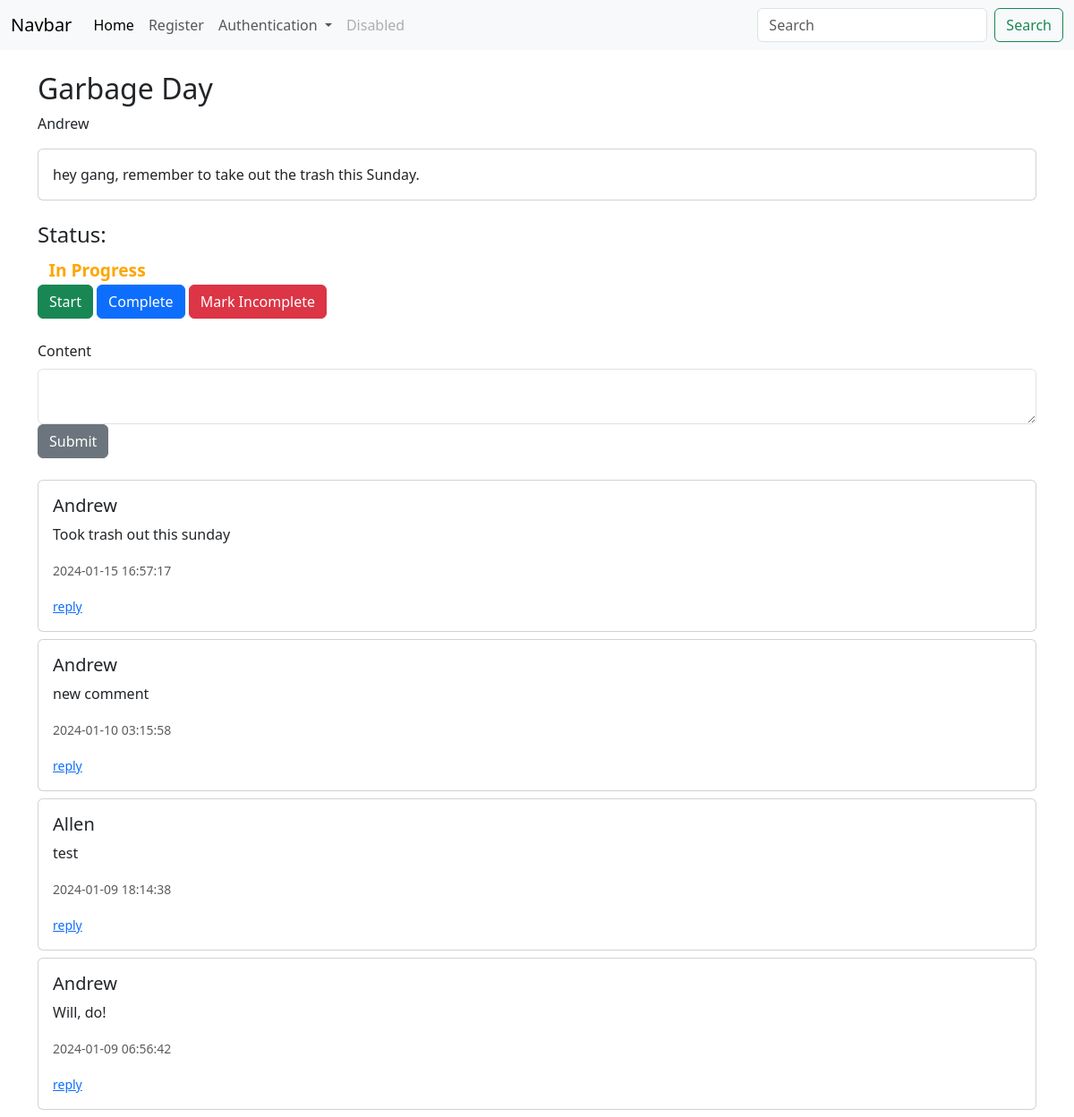
/group_task/2 (signed in), run on the app's committed database.
### app/models/models.py (models this page shows, shortened)
class GroupTasks(db.Model): # TODO reference other users, and each user can see their tasks
    id = db.Column(db.Integer, primary_key=True)
    poster_id = db.Column(db.Integer, db.ForeignKey('users.id'))
    title = db.Column(db.String(55))
    content = db.Column(db.Text)
    due_date = db.Column(db.DateTime, default=datetime.utcnow)
    date_posted = db.Column(db.DateTime, default=datetime.utcnow)
    status = db.Column(db.Integer, default = 0)
    tally = db.Column(db.Integer, default = 0)

class Users(db.Model, UserMixin):
    id = db.Column(db.Integer, primary_key=True)
    key = db.Column(db.String(20), nullable=False)
    username = db.Column(db.String(20), nullable=False, unique=True)
    name = db.Column(db.String(40), nullable=False)
    date_added = db.Column(db.DateTime, default=datetime.utcnow)
    password_hash = db.Column(db.String(128))
    @property
    def password(self):
        raise AttributeError('password is not a readable attribute!')

class GroupTasksComments(db.Model):
    id = db.Column(db.Integer, primary_key=True, autoincrement=True)
    task_id = db.Column(db.Integer, db.ForeignKey('group_tasks.id'))
    parent_id = db.Column(db.Integer, db.ForeignKey('group_tasks_comments.id'), nullable=True, default = 0) # null by default
    poster_id = db.Column(db.Integer, db.ForeignKey('users.id'))
    content = db.Column(db.String(1000), nullable=False)
    date_posted = db.Column(db.DateTime, default=datetime.utcnow)
    last_updated = db.Column(db.DateTime, default=datetime.utcnow)
    tally = db.Column(db.Integer, default = 0)

### app/dash/routes.py (the view, shortened to what this page needs)
@dash_bp.route("/group_task/<int:id>", methods=['GET', 'POST'])
@login_required
def group_task(id):
    comment_form = GroupTaskCommentForm()
    if comment_form.validate_on_submit():
        return paul.post_task_comment_and_redirect(comment_form, id)
    comments = paul.get_task_comments(id)
    task = paul.get_task(id)
    name = paul.get_poster_name(task.poster_id)
    comment_form.content.data = '' # not entirely neccessary, paul handles this
    return render_template("group_task.html", id=id, comments = comments, task = task, name=name, comment_form=comment_form, get_name = paul.get_poster_name)

### app/forms.py
class GroupTaskCommentForm(FlaskForm):
    content = CKEditorField('Content', validators=[DataRequired()])
    submit = SubmitField("Submit")

class SearchForm(FlaskForm):
    searched = StringField("Searched", validators=[DataRequired()])
    submit = SubmitField("Submit")

### app/DataInterface/group.py (called while the page is built)
    def get_task_comments(self, id):
        task = GroupTasks.query.get_or_404(id)
        comments = []
        get_comments = GroupTasksComments.query.filter_by(parent_id=0, task_id = id).order_by(GroupTasksComments.date_posted).all()
        for i in get_comments:
            comments.append(i)
        return comments[::-1]

    def get_poster_name(self, poster_id ):
        return Users.query.filter_by(id = poster_id).first().name

    def get_task(self, id):
        return GroupTasks.query.get_or_404(id)

### run.py (called while the page is built)
@app.context_processor
def base():
    search_form = SearchForm()
    return dict(search_form=search_form)

### app/templates/group_task.html (shortened to what this page needs)
{% extends 'base.html' %}
{% block content %}
<div class="container mt-4">
    <h2>{{ task.title }}</h2>
    <p>{{ name }}</p>
    <div class="card mb-4">
        <div class="card-body">
            <p class="card-text" style="max-width: 800px; word-wrap: break-word;">{{ task.content }}</p>
        </div>
    </div>
    <div class="status mb-4">
        <h4>Status:</h4>
        {% if task.status == 0 %}
            <span class="badge badge-warning" style="font-size: larger; color: red;">Not Started</span>
        {% elif task.status == 1 %}
            <span class="badge badge-info" style="font-size: larger; color: orange;">In Progress</span>
        {% elif task.status == 2 %}
            <span class="badge badge-success" style="font-size: larger; color: green;">Completed</span>
        {% endif %}
        <form method="POST" class="mb-4">
            <button type="submit" name="start" value="1" class="btn btn-success">Start</button>
            <button type="submit" name="complete" value="2" class="btn btn-primary">Complete</button>
            <button type="submit" name="incomplete" value="0" class="btn btn-danger">Mark Incomplete</button>
        </form>
    </div>
    <form method="POST" class="mb-4">
        <div class="form-group">
            {{ comment_form.content.label(class="form-label") }}
            {{ comment_form.content(class="form-control") }}
        </div>
        {{ comment_form.submit(class="btn btn-secondary") }}
    </form>
    <div class="comments">
        {% for comment in comments %}
            <div class="card mb-2">
                <div class="card-body">
                    <h5 class="card-title">{{ get_name(comment.poster_id) }}</h5>
                    <p class="card-text">{{ comment.content }}</p>
                    <p class="card-text"><small class="text-muted">{{ comment.date_posted.strftime('%Y-%m-%d %H:%M:%S') }}</small></p>
                    <small><a href="{{url_for('dash_bp.comment', id=comment.id)}}">reply</a></small>
                </div>
            </div>
        {% endfor %}
    </div>
</div>
{% endblock %}

### data on the page
GroupTasks: title "Garbage Day", content "hey gang, remember to take out the trash this Sunday."
Users: name "Andrew"
GroupTasksComments: content "Took trash out this sunday", date_posted "2024-01-15 16:57:17"
GroupTasksComments: content "new comment", date_posted "2024-01-10 03:15:58"
GroupTasksComments: content "test", date_posted "2024-01-09 18:14:38"
Users: name "Allen"
GroupTasksComments: content "Will, do!", date_posted "2024-01-09 06:56:42"

### other printed values
{{ comment_form.content.label(class="form-label") }} "Content"
